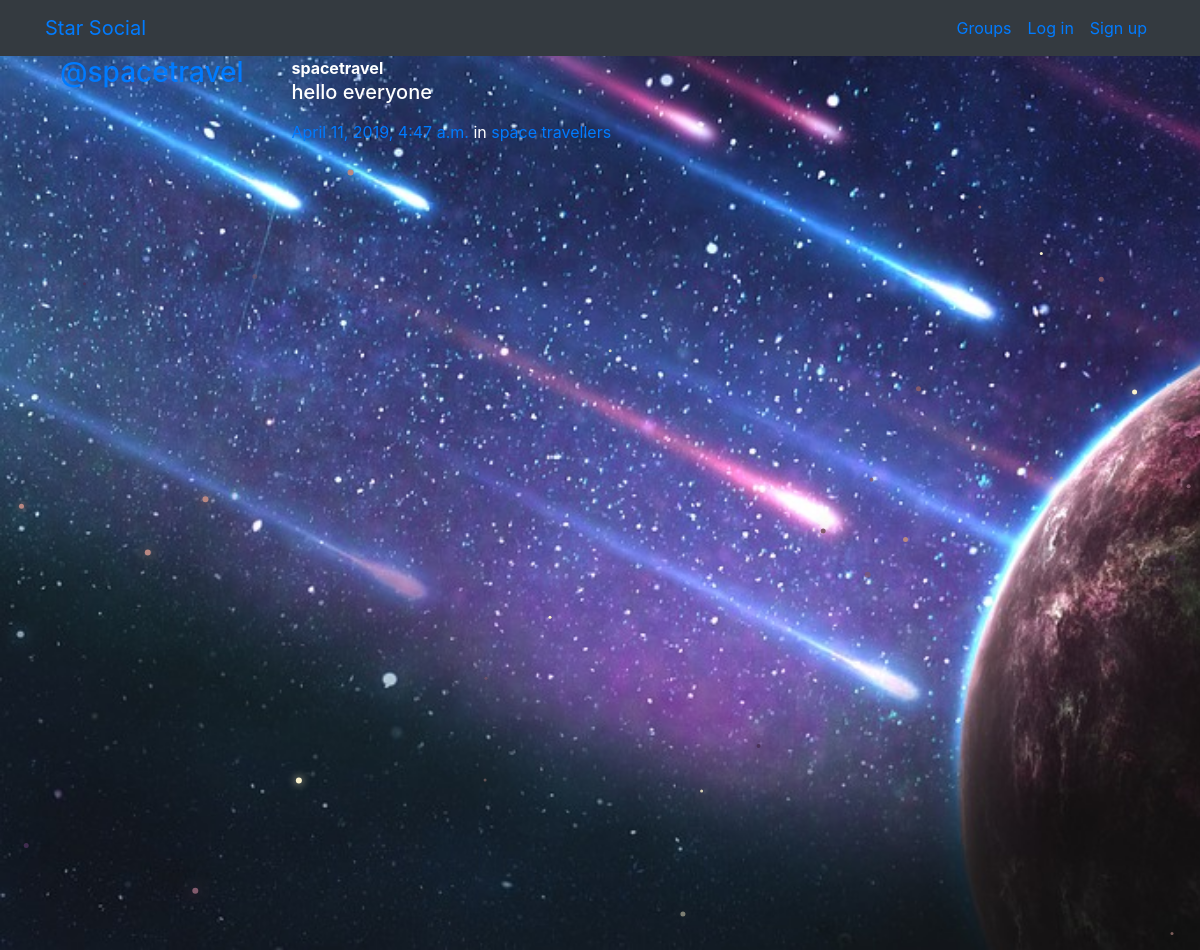
The app's page /posts/by/spacetravel/7/ with its own data.
### posts/models.py (models this page shows, shortened)
class Post(models.Model):
    user = models.ForeignKey(User, related_name="posts",on_delete=models.CASCADE)
    created_at = models.DateTimeField(auto_now=True)
    message = models.TextField()
    message_html = models.TextField(editable=False)
    group = models.ForeignKey(Group, related_name="posts",null=True, blank=True,on_delete=models.CASCADE)
    class Meta:
        ordering = ["-created_at"]
        unique_together = ["user", "message"]

### groups/models.py (models this page shows, shortened)
class Group(models.Model):
    name = models.CharField(max_length=255, unique=True)
    slug = models.SlugField(allow_unicode=True, unique=True)
    description = models.TextField(blank=True, default='')
    description_html = models.TextField(editable=False, default='', blank=True)
    members = models.ManyToManyField(User,through="GroupMember")
    class Meta:
        ordering = ["name"]

### posts/views.py (the view)
# urls.py: path("by/<username>/<int:pk>/",views.PostDetail.as_view(),name="single"),
class PostDetail(SelectRelatedMixin, generic.DetailView):
    model = models.Post
    select_related = ("user", "group")
    def get_queryset(self):
        queryset = super().get_queryset()
        return queryset.filter(
            user__username__iexact=self.kwargs.get("username")
        )

### posts/templates/posts/post_detail.html
{% extends "posts/post_base.html" %}
{% block post_content %}
    {% include "posts/_post.html" %}
{% endblock %}

### posts/templates/posts/_post.html (shortened to what this page needs)
<div class="media">
	<h3 class="mr-5"><a href="{% url 'posts:for_user' username=post.user.username %}">@{{ post.user.username }}</a></h3>
	<div class="media-body">
		<strong>{{ post.user.username }}</strong>
		<h5>{{ post.message_html|safe }}</h5>
			<time class="time"><a href="{% url 'posts:single' username=post.user.username pk=post.pk %}">{{ post.created_at }}</a></time>
			{% if post.group %}
			<span class="group-name">in <a href="#">{{ post.group.name }}</a></span>
			{% endif %}
	</div>
</div>

### static/simplesocial/css/master.css (style rules this page uses)
body { margin: 0; overflow: hidden; background-color: black; color:white; }

### records on screen
Post: user.username "spacetravel", message_html "hello everyone", created_at "April 11, 2019, 4:47 a.m.", group.name "space travellers"
